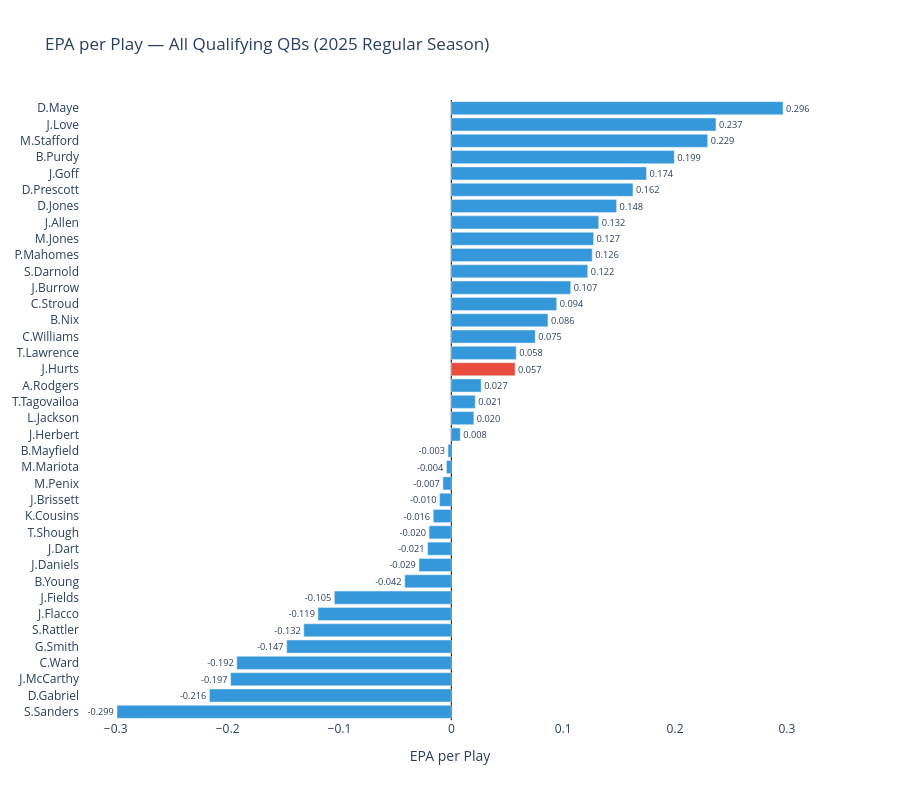

This figure's notebook cell:
### Markdown cell above
## 1. Overall Passing Efficiency Rankings

EPA per play is the gold standard for measuring QB efficiency — it captures
the expected point value added on every single play.

### Code cell
# EPA per play rankings
efficiency = df.groupby('passer_player_name').agg(
    attempts=('play_id', 'count'),
    epa_per_play=('epa', 'mean'),
    total_epa=('epa', 'sum'),
    comp_pct=('complete_pass', lambda x: x[df.loc[x.index, 'sack'] == 0].mean()),
).sort_values('epa_per_play', ascending=True)

# Highlight colors — make one QB stand out
colors = ['#e74c3c' if 'Hurts' in name else '#3498db' for name in efficiency.index]

fig = go.Figure(go.Bar(
    x=efficiency['epa_per_play'],
    y=efficiency.index,
    orientation='h',
    marker_color=colors,
    text=[f"{v:.3f}" for v in efficiency['epa_per_play']],
    textposition='outside',
))
fig.update_layout(
    title='EPA per Play — All Qualifying QBs (2025 Regular Season)',
    xaxis_title='EPA per Play',
    width=900, height=800,
    plot_bgcolor='white',
    xaxis=dict(zeroline=True, zerolinecolor='black', zerolinewidth=1),
)
fig.show()

# Print rank
ranked = efficiency['epa_per_play'].rank(ascending=False)
for name in efficiency.index:
    if 'Hurts' in name:
        print(f"\n{name}: EPA/play rank: {int(ranked[name])} of {len(ranked)}")

### Figure 1 — Plotly figure (JSON) as saved in the notebook; plotly's stock layout.template omitted (floating-point values rounded to 4 significant figures)
{"data": [{"marker": {"color": ["#3498db", "#3498db", "#3498db", "#3498db", "#3498db", "#3498db", "#3498db", "#3498db", "#3498db", "#3498db", "#3498db", "#3498db", "#3498db", "#3498db", "#3498db", "#3498db", "#3498db", "#3498db", "#3498db", "#3498db", "#3498db", "#e74c3c", "#3498db", "#3498db", "#3498db", "#3498db", "#3498db", "#3498db", "#3498db", "#3498db", "#3498db", "#3498db", "#3498db", "#3498db", "#3498db", "#3498db", "#3498db", "#3498db"]}, "orientation": "h", "text": ["-0.299", "-0.216", "-0.197", "-0.192", "-0.147", "-0.132", "-0.119", "-0.105", "-0.042", "-0.029", "-0.021", "-0.020", "-0.016", "-0.010", "-0.007", "-0.004", "-0.003", "0.008", "0.020", "0.021", "0.027", "0.057", "0.058", "0.075", "0.086", "0.094", "0.107", "0.122", "0.126", "0.127", "0.132", "0.148", "0.162", "0.174", "0.199", "0.229", "0.237", "0.296"], "textposition": "outside", "type": "bar", "x": [-0.2989, -0.2162, -0.1973, -0.1918, -0.1471, -0.1319, -0.1192, -0.1046, -0.04165, -0.0289, -0.0212, -0.01988, -0.01618, -0.01044, -0.007499, -0.004317, -0.002921, 0.007962, 0.02011, 0.02136, 0.02664, 0.05697, 0.05801, 0.07497, 0.08635, 0.09419, 0.1067, 0.1219, 0.1259, 0.1272, 0.1317, 0.1477, 0.1623, 0.1745, 0.1993, 0.2292, 0.2365, 0.2965], "y": ["S.Sanders", "D.Gabriel", "J.McCarthy", "C.Ward", "G.Smith", "S.Rattler", "J.Flacco", "J.Fields", "B.Young", "J.Daniels", "J.Dart", "T.Shough", "K.Cousins", "J.Brissett", "M.Penix", "M.Mariota", "B.Mayfield", "J.Herbert", "L.Jackson", "T.Tagovailoa", "A.Rodgers", "J.Hurts", "T.Lawrence", "C.Williams", "B.Nix", "C.Stroud", "J.Burrow", "S.Darnold", "P.Mahomes", "M.Jones", "J.Allen", "D.Jones", "D.Prescott", "J.Goff", "B.Purdy", "M.Stafford", "J.Love", "D.Maye"]}], "layout": {"height": 800, "plot_bgcolor": "white", "title": {"text": "EPA per Play — All Qualifying QBs (2025 Regular Season)"}, "width": 900, "xaxis": {"title": {"text": "EPA per Play"}, "zeroline": true, "zerolinecolor": "black", "zerolinewidth": 1}}}
